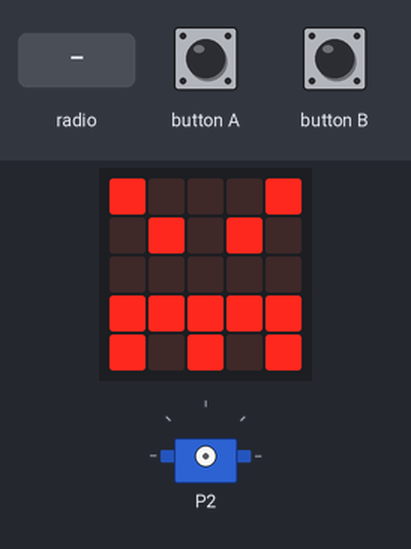
This program was run on a simulated BBC micro:bit (MakeCode). Parts: the board's 5×5 LED display, servo. The test bench sets the inputs (shaded band).

Above: at 1.8 s.
1.9 s: radio message "1" arrives
At 2.8 s:
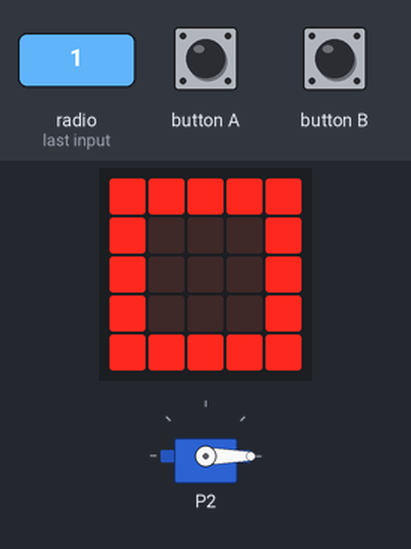
3.4 s: radio message "2" arrives
At 3.9 s:
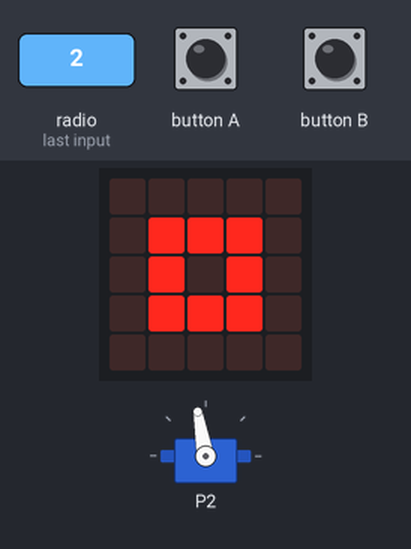
Timing chart, 0 to 6.4 s (numbered marks = the images above; inputs shaded):
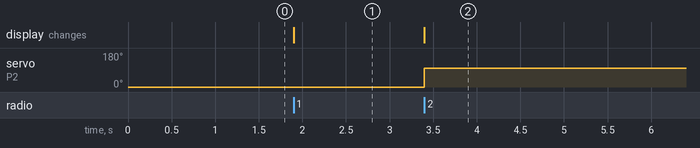

The program:

main.ts
```typescript
radio.onReceivedNumber(function (receivedNumber) {
    if (receivedNumber == 1) {
        servos.P2.setAngle(0)
        basic.showIcon(IconNames.Square)
    }
    if (receivedNumber == 2) {
        servos.P2.setAngle(100)
        basic.showIcon(IconNames.SmallSquare)
    }
})
input.onButtonPressed(Button.A, function () {
    radio.sendNumber(1)
})
input.onButtonPressed(Button.B, function () {
    radio.sendNumber(2)
})
basic.showIcon(IconNames.Angry)
radio.setGroup(1)
```

test.ts
```typescript
// les tests vont ici ; cela ne sera pas compilé si ce paquet est utilisé en tant qu'extension.
```

Measured:
- after the input at 1.9 s, the display: changes at once (image 1)
- after the input at 3.4 s, servo on P2: 0° → 100° at once; the display: changes at once (image 2)
